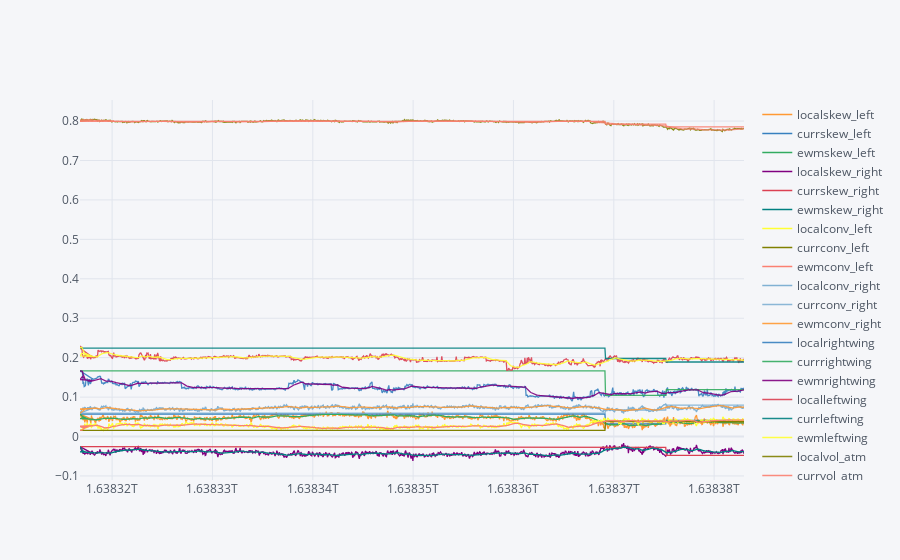

The notebook cell saved with this chart:
### Code cell
dfres.set_index('t',drop=True)[ptoplot].iplot()

### Figure 1 — Plotly figure (JSON) as saved in the notebook; plotly's stock layout.template omitted (floating-point values rounded to 4 significant figures; data arrays with more than 128 entries replaced by an {"elided": "..."} marker saying what was removed)
{"data": [{"line": {"color": "rgba(255, 153, 51, 1.0)", "dash": "solid", "shape": "linear", "width": 1.3}, "mode": "lines", "name": "localskew_left", "text": "", "type": "scatter", "x": {"elided": "1127 int values"}, "y": {"elided": "1127 float values"}}, {"line": {"color": "rgba(55, 128, 191, 1.0)", "dash": "solid", "shape": "linear", "width": 1.3}, "mode": "lines", "name": "currskew_left", "text": "", "type": "scatter", "x": {"elided": "1127 int values"}, "y": {"elided": "1127 float values"}}, {"line": {"color": "rgba(50, 171, 96, 1.0)", "dash": "solid", "shape": "linear", "width": 1.3}, "mode": "lines", "name": "ewmskew_left", "text": "", "type": "scatter", "x": {"elided": "1127 int values"}, "y": {"elided": "1127 float values"}}, {"line": {"color": "rgba(128, 0, 128, 1.0)", "dash": "solid", "shape": "linear", "width": 1.3}, "mode": "lines", "name": "localskew_right", "text": "", "type": "scatter", "x": {"elided": "1127 int values"}, "y": {"elided": "1127 float values"}}, {"line": {"color": "rgba(219, 64, 82, 1.0)", "dash": "solid", "shape": "linear", "width": 1.3}, "mode": "lines", "name": "currskew_right", "text": "", "type": "scatter", "x": {"elided": "1127 int values"}, "y": {"elided": "1127 float values"}}, {"line": {"color": "rgba(0, 128, 128, 1.0)", "dash": "solid", "shape": "linear", "width": 1.3}, "mode": "lines", "name": "ewmskew_right", "text": "", "type": "scatter", "x": {"elided": "1127 int values"}, "y": {"elided": "1127 float values"}}, {"line": {"color": "rgba(255, 255, 51, 1.0)", "dash": "solid", "shape": "linear", "width": 1.3}, "mode": "lines", "name": "localconv_left", "text": "", "type": "scatter", "x": {"elided": "1127 int values"}, "y": {"elided": "1127 float values"}}, {"line": {"color": "rgba(128, 128, 0, 1.0)", "dash": "solid", "shape": "linear", "width": 1.3}, "mode": "lines", "name": "currconv_left", "text": "", "type": "scatter", "x": {"elided": "1127 int values"}, "y": {"elided": "1127 float values"}}, {"line": {"color": "rgba(251, 128, 114, 1.0)", "dash": "solid", "shape": "linear", "width": 1.3}, "mode": "lines", "name": "ewmconv_left", "text": "", "type": "scatter", "x": {"elided": "1127 int values"}, "y": {"elided": "1127 float values"}}, {"line": {"color": "rgba(128, 177, 211, 1.0)", "dash": "solid", "shape": "linear", "width": 1.3}, "mode": "lines", "name": "localconv_right", "text": "", "type": "scatter", "x": {"elided": "1127 int values"}, "y": {"elided": "1127 float values"}}, {"line": {"color": "rgba(128, 177, 211, 0.8999999999999999)", "dash": "solid", "shape": "linear", "width": 1.3}, "mode": "lines", "name": "currconv_right", "text": "", "type": "scatter", "x": {"elided": "1127 int values"}, "y": {"elided": "1127 float values"}}, {"line": {"color": "rgba(255, 153, 51, 0.8999999999999999)", "dash": "solid", "shape": "linear", "width": 1.3}, "mode": "lines", "name": "ewmconv_right", "text": "", "type": "scatter", "x": {"elided": "1127 int values"}, "y": {"elided": "1127 float values"}}, {"line": {"color": "rgba(55, 128, 191, 0.8999999999999999)", "dash": "solid", "shape": "linear", "width": 1.3}, "mode": "lines", "name": "localrightwing", "text": "", "type": "scatter", "x": {"elided": "1127 int values"}, "y": {"elided": "1127 float values"}}, {"line": {"color": "rgba(50, 171, 96, 0.8999999999999999)", "dash": "solid", "shape": "linear", "width": 1.3}, "mode": "lines", "name": "currrightwing", "text": "", "type": "scatter", "x": {"elided": "1127 int values"}, "y": {"elided": "1127 float values"}}, {"line": {"color": "rgba(128, 0, 128, 0.8999999999999999)", "dash": "solid", "shape": "linear", "width": 1.3}, "mode": "lines", "name": "ewmrightwing", "text": "", "type": "scatter", "x": {"elided": "1127 int values"}, "y": {"elided": "1127 float values"}}, {"line": {"color": "rgba(219, 64, 82, 0.8999999999999999)", "dash": "solid", "shape": "linear", "width": 1.3}, "mode": "lines", "name": "localleftwing", "text": "", "type": "scatter", "x": {"elided": "1127 int values"}, "y": {"elided": "1127 float values"}}, {"line": {"color": "rgba(0, 128, 128, 0.8999999999999999)", "dash": "solid", "shape": "linear", "width": 1.3}, "mode": "lines", "name": "currleftwing", "text": "", "type": "scatter", "x": {"elided": "1127 int values"}, "y": {"elided": "1127 float values"}}, {"line": {"color": "rgba(255, 255, 51, 0.8999999999999999)", "dash": "solid", "shape": "linear", "width": 1.3}, "mode": "lines", "name": "ewmleftwing", "text": "", "type": "scatter", "x": {"elided": "1127 int values"}, "y": {"elided": "1127 float values"}}, {"line": {"color": "rgba(128, 128, 0, 0.8999999999999999)", "dash": "solid", "shape": "linear", "width": 1.3}, "mode": "lines", "name": "localvol_atm", "text": "", "type": "scatter", "x": {"elided": "1127 int values"}, "y": {"elided": "1127 float values"}}, {"line": {"color": "rgba(251, 128, 114, 0.8999999999999999)", "dash": "solid", "shape": "linear", "width": 1.3}, "mode": "lines", "name": "currvol_atm", "text": "", "type": "scatter", "x": {"elided": "1127 int values"}, "y": {"elided": "1127 float values"}}, {"line": {"color": "rgba(251, 128, 114, 0.7999999999999998)", "dash": "solid", "shape": "linear", "width": 1.3}, "mode": "lines", "name": "ewmvol_atm", "text": "", "type": "scatter", "x": {"elided": "1127 int values"}, "y": {"elided": "1127 float values"}}], "layout": {"autosize": true, "legend": {"bgcolor": "#F5F6F9", "font": {"color": "#4D5663"}}, "paper_bgcolor": "#F5F6F9", "plot_bgcolor": "#F5F6F9", "title": {"font": {"color": "#4D5663"}}, "xaxis": {"autorange": true, "gridcolor": "#E1E5ED", "range": [1638316800000, 1638382980000], "showgrid": true, "tickfont": {"color": "#4D5663"}, "title": {"font": {"color": "#4D5663"}, "text": ""}, "type": "linear", "zerolinecolor": "#E1E5ED"}, "yaxis": {"autorange": true, "gridcolor": "#E1E5ED", "range": [-0.1103, 0.8535], "showgrid": true, "tickfont": {"color": "#4D5663"}, "title": {"font": {"color": "#4D5663"}, "text": ""}, "type": "linear", "zerolinecolor": "#E1E5ED"}}}
